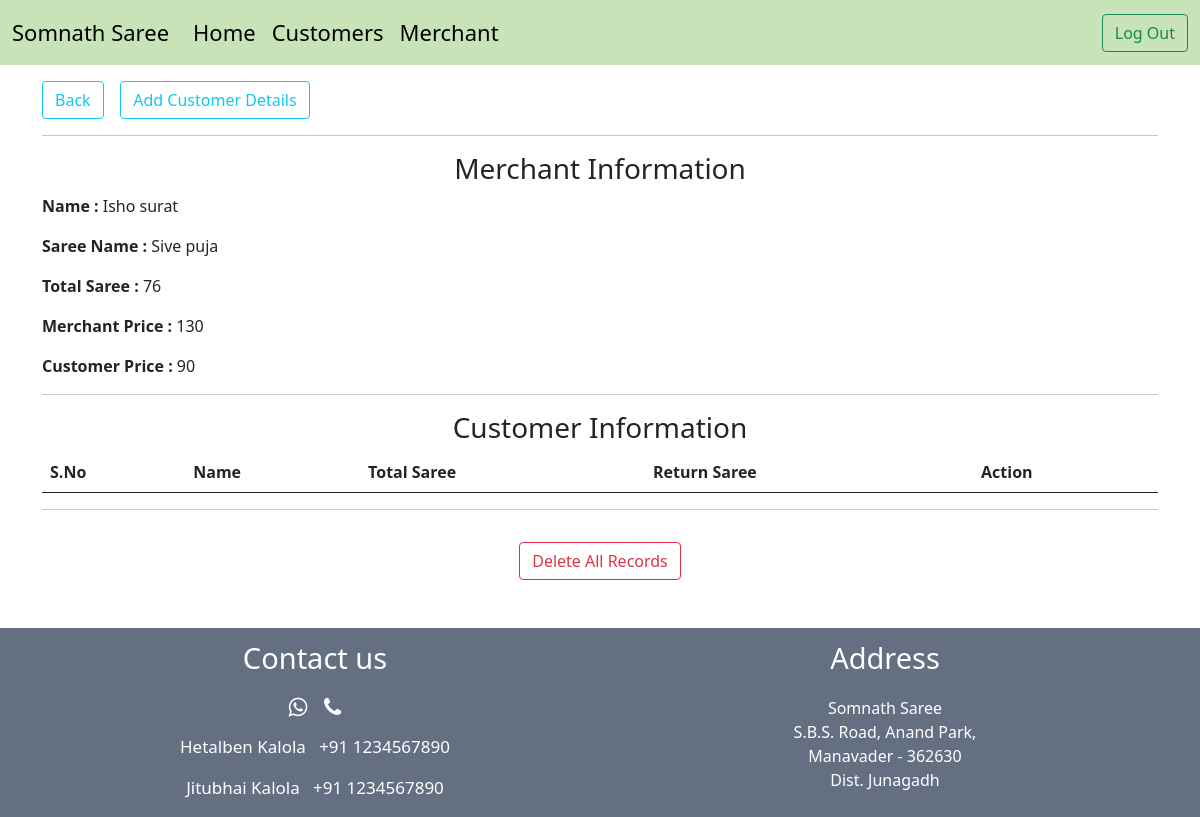
/customerlist.php?m_id=4 (signed in), run on the app's committed database.
### tables this page shows
CREATE TABLE `merchant` (
  `merchant_id` int(10) NOT NULL,
  `merchant_name` varchar(100) NOT NULL,
  `saree_name` varchar(100) NOT NULL,
  `total_saree` int(10) NOT NULL,
  `merchant_price` int(50) NOT NULL,
  `saree_price` int(10) NOT NULL,
  `date` date NOT NULL
);

### customerlist.php (the view, shortened to what this page needs)
<?php
    include 'conponments/_dbconnect.php';
    $m_id = $_GET['m_id'];
    $sql = "SELECT * FROM `merchant` WHERE `merchant_id` = $m_id";
    $result = mysqli_query($conn, $sql);
    while($row = mysqli_fetch_array($result))
    {
        $m_name = $row['merchant_name'];
        $s_name = $row['saree_name'];
        $t_saree = $row['total_saree'];
        $m_price = $row['merchant_price'];
        $price = $row['saree_price'];
    }
?>
<!doctype html>
<html lang="en">
<head>
    <?php include 'conponments/_header.php'; ?>
    <link href="https://cdn.jsdelivr.net/npm/bootstrap@5.0.0-beta3/dist/css/bootstrap.min.css" rel="stylesheet"
>
    <link rel="stylesheet" href="//cdn.datatables.net/1.10.24/css/jquery.dataTables.min.css">
</head>
<body>
    <div class="container mt-3">
        <a href="/somnathsaree/index.php" class="btn btn-outline-info">Back</a> &nbsp;&nbsp;
        <button type="button" class="btn btn-outline-info" data-bs-toggle="modal" data-bs-target="#CustomerModal">
            Add Customer Details
        </button>
    </div>
    <div class="container">
        <hr>
            <h3 class="text-center">Merchant Information</h3>
            <?php
                echo '<p><b>Name : </b>  '.$m_name.'<p>
                <p><b>Saree Name : </b> '.$s_name.' <p>
                <p><b>Total Saree : </b> '.$t_saree.' <p>
                <p><b>Merchant Price : </b> '.$m_price.' <p>
                <p><b>Customer Price : </b> '.$price.' <p>';
            ?>
        <hr>
    </div>
    <div class="container">
        <h3 class="text-center"> Customer Information </h3>
    </div>
    <div class="container">
        <table class="table" id="myTable">
            <thead>
                <tr>
                    <th scope="col">S.No</th>
                    <th scope="col">Name</th>
                    <th scope="col">Total Saree</th>
                    <th scope="col">Return Saree</th>
                    <th scope="col">Action</th>
                </tr>
            </thead>
        </table>
        <hr>
    </div>
    <div class="container text-center mb-5">
        <a href="/somnathsaree/delete_all_customer.php?m_id=<?php echo $m_id;   ?>" class="btn btn-outline-danger mt-3">Delete All Records</a>
    </div>
    <?php include 'conponments/_footer.php';?>
</body>
</html>

### data on the page
merchant: merchant_name "Isho surat", saree_name "Sive puja", total_saree "76", merchant_price "130", saree_price "90"
